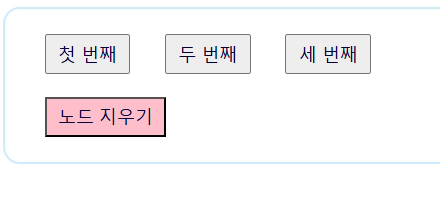
#> input picture frame 19 of 20241125-0158-35.1867824.mp4, 440 x 222 px, given in place of vtest.avi, which was not available
$ jupyter execute --allow-errors ComputerVision_2ndHW_Class02_1705817_YunsangUm.ipynb   (older library calls are emulated)   (text cells are left out)
#> lines starting #> are read from the running program, lines starting #| are printed output that depends on the picture; after the words box and inside, x2 and y2 are one past the last pixel; in counts of white or black regions, pixels touching at a corner belong together; pictures that were not available may be replaced by others from this repository, and a replacement may not be noted
[cell 1]
import cv2
import numpy as np
import time
import urllib.request
import matplotlib.pyplot as plt
from google.colab.patches import cv2_imshow

[cell 2]
# 1. 샘플 이미지 다운로드 (스도쿠 이미지: 직선/코너 풍부)
url = 'https://raw.githubusercontent.com/opencv/opencv/master/samples/data/sudoku.png'
urllib.request.urlretrieve(url, 'sudoku.png')
#> (this line was passed over: the network is not available in this run)
img = cv2.imread('sudoku.png')

# 2. 코너 검출 전처리 (그레이스케일 + float32 변환)
#> (the rest of this cell did not finish here and is left out)

[cell 3]
from skimage.segmentation import slic, mark_boundaries
from skimage.color import label2rgb

# 1. 샘플 이미지 다운로드 및 RGB 변환
url = 'https://raw.githubusercontent.com/opencv/opencv/master/samples/data/butterfly.jpg'
urllib.request.urlretrieve(url, 'butterfly.jpg')
#> (this line was passed over: the network is not available in this run)
img = cv2.imread('butterfly.jpg')
#> (the rest of this cell did not finish here and is left out)

[cell 4]
from skimage import graph  # N-Cut 계산용 그래프 모듈

# 1. 샘플 이미지 로드 (실습 2와 동일한 butterfly)
img = cv2.imread('butterfly.jpg')
#> (the rest of this cell did not finish here and is left out)

[cell 5]
from skimage.metrics import structural_similarity as ssim

# 1. 샘플 이미지 다운로드
url = 'https://raw.githubusercontent.com/opencv/opencv/master/samples/data/baboon.jpg'
urllib.request.urlretrieve(url, 'baboon.jpg')
#> (this line was passed over: the network is not available in this run)
original = cv2.imread('baboon.jpg')

# 2. 영상 축소 후 재확대 (보간법 적용)
#> (the rest of this cell did not finish here and is left out)

[cell 6]
# 1. Aloe 스테레오 페어 다운로드 및 흑백 변환 (서로 다른 시점에서 촬영된 이미지 두 장)
url = 'https://raw.githubusercontent.com/opencv/opencv/master/samples/data/aloeL.jpg'
urllib.request.urlretrieve(url, 'aloeL.jpg')
#> (this line was passed over: the network is not available in this run)
img1 = cv2.imread('aloeL.jpg', cv2.IMREAD_GRAYSCALE)

url = 'https://raw.githubusercontent.com/opencv/opencv/master/samples/data/aloeR.jpg'
urllib.request.urlretrieve(url, 'aloeR.jpg')
#> (this line was passed over: the network is not available in this run)
img2 = cv2.imread('aloeR.jpg', cv2.IMREAD_GRAYSCALE)

[cell 7]
def benchmark_full(name, detector, matcher_type='BF', ratio_threshold=0.7):
    # 1. 특징점 검출 + 기술자 생성 시간 측정
    start_time = time.time()
    kp1, des1 = detector.detectAndCompute(img1, None)
    kp2, des2 = detector.detectAndCompute(img2, None)
    detect_time = (time.time() - start_time) * 1000

    # 2. 매처(Matcher) 설정
    # SIFT는 L2 norm, ORB는 Hamming distance 사용
    if matcher_type == 'BF':
        norm = cv2.NORM_L2 if name == 'SIFT' else cv2.NORM_HAMMING
        matcher = cv2.BFMatcher(norm, crossCheck=False)
    else:
        # FLANN 매처 파라미터: SIFT는 KDTree, ORB는 LSH 사용
        if name == 'SIFT':
            index_params = dict(algorithm=1, trees=5)  # FLANN_INDEX_KDTREE
        else:
            index_params = dict(algorithm=6, table_number=6,
                                key_size=12, multi_probe_level=1)
        search_params = dict(checks=50)
        matcher = cv2.FlannBasedMatcher(index_params, search_params)

    # 3. k-NN 매칭 (k=2) 후 Lowe's Ratio Test로 좋은 매칭만 추출
    start_time = time.time()
    matches = matcher.knnMatch(des1, des2, k=2)
    good_matches = []
    for m_n in matches:
        if len(m_n) == 2:
            m, n = m_n
            if m.distance < ratio_threshold * n.distance:
                good_matches.append(m)
    match_time = (time.time() - start_time) * 1000

    print(f'\n--- [{name} + {matcher_type}] ---')
    print(f'Detect: {detect_time:.1f}ms | Match: {match_time:.1f}ms | Goods: {len(good_matches)}')

    # 4. 매칭 결과 시각화 (상위 50개)
    res_img = cv2.drawMatches(img1, kp1, img2, kp2,
                              good_matches[:50], None,
                              flags=cv2.DrawMatchesFlags_NOT_DRAW_SINGLE_POINTS)
    info_text = f'{name}+{matcher_type}: {len(good_matches)} matches'
    cv2.putText(res_img, info_text, (10, 30),
                cv2.FONT_HERSHEY_SIMPLEX, 1, (0, 255, 0), 2)
    cv2_imshow(res_img)

    return kp1, kp2, good_matches

[cell 8]
# SIFT 벤치마크 (BF + FLANN)
sift = cv2.SIFT_create()

print('--- [실습 5 결과: SIFT 벤치마크 시작] ---')
#> (the rest of this cell did not finish here and is left out)

[cell 9]
# ORB 벤치마크 (BF + FLANN). ORB는 이진 기술자라 ratio threshold를 0.85로 완화
orb = cv2.ORB_create(nfeatures=2000)

print('--- [실습 5 결과: ORB 벤치마크 시작] ---')
#> (the rest of this cell did not finish here and is left out)

#| Detect: 0.2ms | Match: 0.2ms | Goods: 0
benchmark_full('ORB', orb, 'FLANN', ratio_threshold=0.85)

[cell 10]
# 1. 샘플 영상 로드
url = 'https://raw.githubusercontent.com/opencv/opencv/master/samples/data/vtest.avi'
urllib.request.urlretrieve(url, 'vtest.avi')
#> (this line was passed over: the network is not available in this run)
cap = cv2.VideoCapture('vtest.avi')

# 2. 첫 프레임에서 추적할 타겟 영역(ROI) 설정
ret, first_frame = cap.read()
#> first_frame is the input picture: shape (222, 440, 3); mean B, G, R 246.9, 245.6, 247.6
if not ret:
    raise RuntimeError('첫 프레임을 읽을 수 없습니다.')

target_gray = cv2.cvtColor(first_frame, cv2.COLOR_BGR2GRAY)
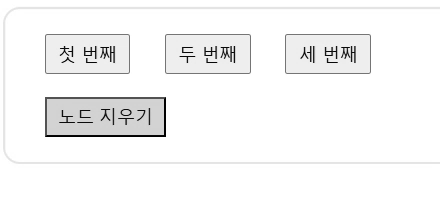
#> target_gray: shape (222, 440); min 0, max 255, mean 246.3
target_roi = target_gray[100:300, 200:400]  # 보행자가 있는 영역
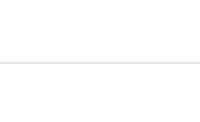
#> target_roi: shape (122, 200); min 228, max 255, mean 254.5

# 3. ORB 검출기 및 BF 매처 초기화 (Hamming distance, ORB는 이진 기술자이므로)
orb = cv2.ORB_create(nfeatures=1000)
kp1, des1 = orb.detectAndCompute(target_roi, None)
#> kp1 = (); des1 = None
bf = cv2.BFMatcher(cv2.NORM_HAMMING, crossCheck=False)

[cell 11]
# 4. 프레임별 추적 및 속도(ms, FPS) 측정
print('--- [실습 6 결과: ORB Video Tracking 속도 측정] ---')
print(f"{'Frame':<8} | {'Detect(ms)':<12} | {'Match(ms)':<12} | {'Total(ms)':<12} | {'FPS':<6}")
print('-' * 65)

frame_count = 0

while cap.isOpened():
    ret, frame = cap.read()
    if not ret:
        break

    # --- 속도 측정 시작 ---
    start_total = time.time()

    # 4-1. 특징점 검출 + 기술자 생성 시간 측정
    start_det = time.time()
    gray_frame = cv2.cvtColor(frame, cv2.COLOR_BGR2GRAY)
    kp2, des2 = orb.detectAndCompute(gray_frame, None)
#> kp2 = 611 keypoints; strongest (x, y, size): (162, 133, 31), (165, 135, 31), (207, 51, 31), (209, 52, 31)
    end_det = time.time()
    det_time = (end_det - start_det) * 1000

    match_time = 0
    good_matches = []

    if des2 is not None:
        # 4-2. 매칭 시간 측정 (KNN + Ratio Test)
        start_match = time.time()
        matches = bf.knnMatch(des1, des2, k=2)
#> matches = ()
        good_matches = [m for m, n in matches if m.distance < 0.75 * n.distance]
#> good_matches = []
        end_match = time.time()
        match_time = (end_match - start_match) * 1000

    # --- 속도 측정 종료 ---
    end_total = time.time()
    total_time = (end_total - start_total) * 1000
    fps = 1.0 / (end_total - start_total) if total_time > 0 else 0

    # 4-3. 매 10프레임마다 지표 출력
    if frame_count % 10 == 0:
        print(f'{frame_count:<8} | {det_time:<12.2f} | {match_time:<12.2f} | {total_time:<12.2f} | {fps:<6.1f}')

    # 4-4. 매 100프레임마다 매칭 결과 시각화
    if frame_count % 100 == 0:
        res = cv2.drawMatches(target_roi, kp1, frame, kp2,
                              good_matches[:20], None,
                              flags=cv2.DrawMatchesFlags_NOT_DRAW_SINGLE_POINTS)
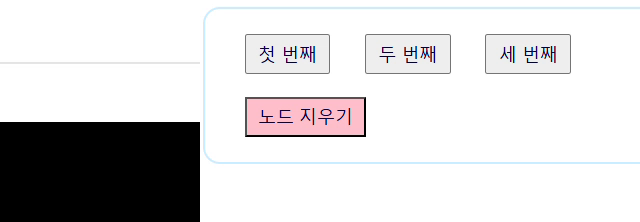
#> res: shape (222, 640, 3); mean B, G, R 213.4, 212.6, 213.9
        cv2.putText(res, f'FPS: {fps:.1f}', (10, 30),
                    cv2.FONT_HERSHEY_SIMPLEX, 1, (0, 255, 0), 2)
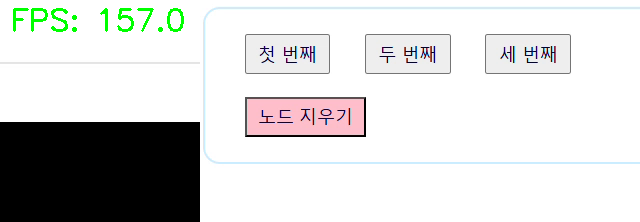
#> res: shape (222, 640, 3); 0.75% of pixels changed, all inside (x1, y1, x2, y2) = (13, 8, 184, 32)
        cv2_imshow(res)

    frame_count += 1

cap.release()
print(f'\nTotal frames processed: {frame_count}')

$ run again, starting later in the video
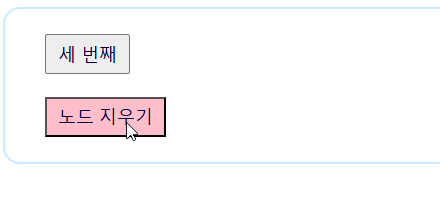
#> input picture frame 87 of 20241125-0158-35.1867824.mp4, 440 x 222 px, given in place of vtest.avi, which was not available
#| Detect: 0.1ms | Match: 0.1ms | Goods: 0
#> first_frame is the input picture: shape (222, 440, 3); mean B, G, R 249.5, 248.5, 250.3
#> `target_gray = cv2.cvtColor(first_frame, cv2.COLOR_BGR2GRAY)`:
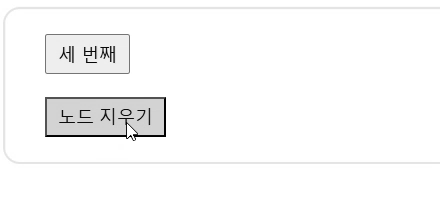
#> target_gray: shape (222, 440); min 0, max 255, mean 249.1
#> `kp1, des1 = orb.detectAndCompute(target_roi, None)`: kp1 = (); des1 = None
#> `kp2, des2 = orb.detectAndCompute(gray_frame, None)`: kp2 = 402 keypoints; strongest (x, y, size): (162, 133, 31), (124, 136, 31), (87, 51, 31), (130, 136, 31)
#> `matches = bf.knnMatch(des1, des2, k=2)`: matches = ()
#> `good_matches = [m for m, n in matches if m.distance < 0.75 * n.distance]`: good_matches = []
#> `cv2.putText(res, f'FPS: {fps:.1f}', (10, 30), cv2.FONT_HERSHEY_SIMPLEX..`:
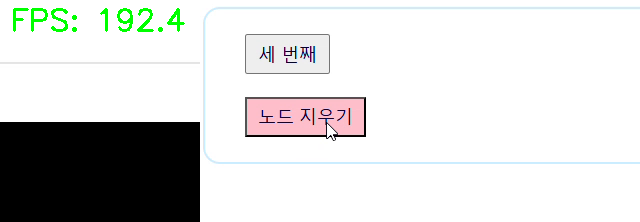
#> res: shape (222, 640, 3); mean B, G, R 213.2, 214.5, 213.8

$ run again, starting later in the video
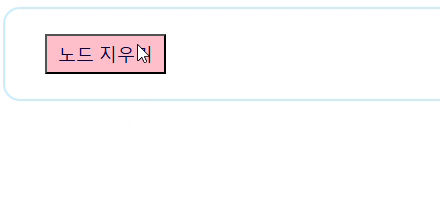
#> input picture frame 156 of 20241125-0158-35.1867824.mp4, 440 x 222 px, given in place of vtest.avi, which was not available
#| Detect: 0.1ms | Match: 0.2ms | Goods: 0
#> first_frame is the input picture: shape (222, 440, 3); mean B, G, R 250.7, 249.9, 251.9
#> `target_roi = target_gray[100:300, 200:400]`:
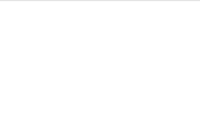
#> target_roi: shape (122, 200); min 228, max 255, mean 254.7
#> `kp1, des1 = orb.detectAndCompute(target_roi, None)`: kp1 = (); des1 = None
#> `kp2, des2 = orb.detectAndCompute(gray_frame, None)`: kp2 = 166 keypoints; strongest (x, y, size): (162, 70, 31), (165, 73, 31), (48, 70, 31), (162, 37, 31)
#> `matches = bf.knnMatch(des1, des2, k=2)`: matches = ()
#> `good_matches = [m for m, n in matches if m.distance < 0.75 * n.distance]`: good_matches = []
#> `cv2.putText(res, f'FPS: {fps:.1f}', (10, 30), cv2.FONT_HERSHEY_SIMPLEX..`:
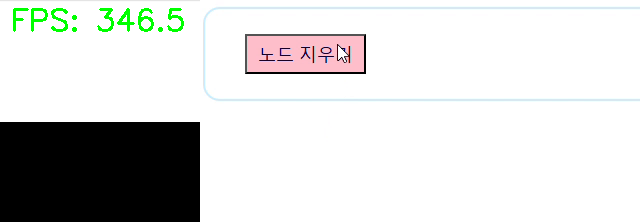
#> res: shape (222, 640, 3); mean B, G, R 214, 215.6, 214.8
